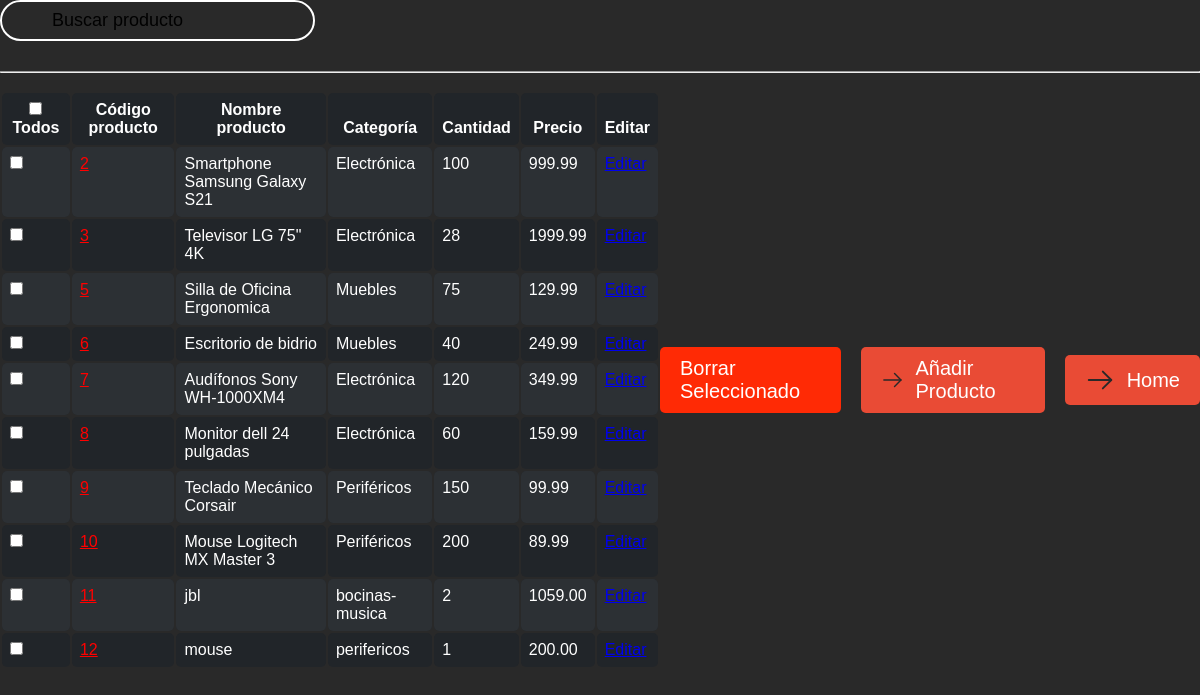
The page /pr.php on the database its author committed.
### tables this page shows
CREATE TABLE `productos` (
  `idProducto` int(11) NOT NULL,
  `nombre` varchar(255) NOT NULL,
  `categoria` varchar(255) NOT NULL,
  `cantidad` int(11) NOT NULL,
  `precio` decimal(10,2) NOT NULL,
  `tipo_producto` varchar(255) NOT NULL,
  `idProveedor` int(11) DEFAULT NULL
);

### pr.php (the view, shortened to what this page needs)
<!DOCTYPE html>
<html lang="es">
<head>
    <link rel="stylesheet" href="stilopr.css">
</head>
<body>
<?php
$conexion = mysqli_connect("localhost", "root", "", "inventario");
?>
<div class="container-fluid">
    <form class="d-flex">
        <input class="form-control me-2 light-table-filter" data-table="table_id" type="search"
               placeholder="Buscar producto" style="color: #1F37BD">
        <hr style="margin-top: 30px;">
    </form>
    <br>
</div>
<div class="table-container">
    <form method="POST" id="deleteForm" action="borrar.php">
        <table class="table table-striped table-dark table_id">
            <thead>
            <tr>
                <th><input type="checkbox" onclick="selectedCheckbox(this)"> Todos</th>
                <th>Código producto</th>
                <th>Nombre producto</th>
                <th>Categoría</th>
                <th>Cantidad</th>
                <th>Precio</th>
                <th>Editar</th>
            </tr>
            </thead>
            <tbody>
            <?php
            $SQL = "SELECT * FROM productos";
            $dato = mysqli_query($conexion, $SQL);
            if ($dato->num_rows > 0) {
                while ($fetch = mysqli_fetch_assoc($dato)) {
                    ?>
                    <tr>
                        <td><input type="checkbox" name="check[]" value="<?php echo $fetch['idProducto']; ?>"></td>
                        <td><a class="link" href="modifyproducts.php?c=<?php echo $fetch['idProducto']; ?>"><?php echo $fetch['idProducto']; ?></a></td>
                        <td><?php echo $fetch['nombre']; ?></td>
                        <td><?php echo $fetch['categoria']; ?></td>
                        <td><?php echo $fetch['cantidad']; ?></td>
                        <td><?php echo $fetch['precio']; ?></td>
                        <td><a href="modifyproducts.php?c=<?php echo $fetch['idProducto']; ?>">Editar</a></td>
                    </tr>
                    <?php
                }
            } else {
                ?>
                <tr class="text-center">
                    <td colspan="7">No existen registros</td>
                </tr>
                <?php
            }
            ?>
            </tbody>
        </table>
    </form>
    <a href="#" id="delete-btn" onclick="confirmDeletion()">
        Borrar Seleccionado
    </a>
    <a href="agregar/addproducts.php" id="btn">
        Añadir Producto
    </a>
    <a href="bienvenida.php" id="btn">
        Home
    </a>
</div>
</body>
</html>

### stilopr.css (style rules this page uses)
::placeholder { color: black; }
.link { color: #FF0000; }
.table > :not(caption) > * > * { padding: 0.5rem 0.5rem; background-color: var(--bs-table-bg); border-bottom-width: 1px; box-shadow: inset 0 0 0 9999px var(--bs-table-accent-bg); border-radius:5px; }
.table > tbody { vertical-align: inherit; }
.table > thead { vertical-align: bottom; }
.table > :not(:first-child) { border-top: 2px solid currentColor; }
.table-striped > tbody > tr:nth-of-type(odd) > * { --bs-table-accent-bg: var(--bs-table-striped-bg); color: var(--bs-table-striped-color); }
.table-dark { --bs-table-bg: #212529; --bs-table-striped-bg: #2c3034; --bs-table-striped-color: #fff; --bs-table-active-bg: #373b3e; --bs-table-active-color: #fff; --bs-table-hover-bg: #323539; --bs-table-hover-color: #fff; color: #fff; border-color: #373b3e; }
* { margin: 0; padding: 0; outline: 0; }
body { background-color: #1FBD94; }
input[type=search] { width: 315px; padding: 8px 20px 8px 50px; border:#fff solid 2px; font-size: 18px; border-radius: 25px; background-position: 2% 50%; background-repeat: no-repeat; background-size: 30px; background-image: url('search.svg'); background-color: transparent; transition: 0.5s all ease-in-out; filter: brightness(170%); }
input[type=search]:focus, input[type=search]:not(:placeholder-shown) { width: 380px; background-color: #fff; filter: brightness(100%); }
* { margin: 0; padding: 0; font-family: 'Nunito', sans-serif; }

### pr.php (style rules this page uses)
* { margin: 0; padding: 0; font-family: 'Nunito', sans-serif; }
body { background-color: #292929; }
.table-container { display: flex; justify-content: space-between; align-items: center; margin-bottom: 20px; }
.table-container .table { width: 100%; }
#btn { text-decoration: none; cursor: pointer; color: #fff; font-size: 20px; display: flex; justify-content: center; align-items: center; padding: 10px 20px; transition: 0.3s all ease; position: relative; background-color: #e94b35; border-radius: 5px; margin-left: 20px; }
#btn::before { position: absolute; content: ''; left: 0; z-index: -1; background-color: #fff; width: 38px; height: 38px; border-radius: 80px; transition: 0.3s all cubic-bezier(0.175, 0.885, 0.32, 1.275); }
#btn svg { width: 30px; height: 30px; margin-right: 12px; }
#delete-btn { text-decoration: none; cursor: pointer; color: #fff; font-size: 20px; display: flex; justify-content: center; align-items: center; padding: 10px 20px; transition: 0.3s all ease; position: relative; background-color: #ff2a05; border-radius: 5px; }

### rows shown on the page
productos: idProducto "2", nombre "Smartphone Samsung Galaxy S21", categoria "Electrónica", cantidad "100", precio "999.99"
productos: idProducto "3", nombre "Televisor LG 75\" 4K", categoria "Electrónica", cantidad "28", precio "1999.99"
productos: idProducto "5", nombre "Silla de Oficina Ergonomica", categoria "Muebles", cantidad "75", precio "129.99"
productos: idProducto "6", nombre "Escritorio de bidrio", categoria "Muebles", cantidad "40", precio "249.99"
productos: idProducto "7", nombre "Audífonos Sony WH-1000XM4", categoria "Electrónica", cantidad "120", precio "349.99"
productos: idProducto "8", nombre "Monitor dell 24 pulgadas", categoria "Electrónica", cantidad "60", precio "159.99"
productos: idProducto "9", nombre "Teclado Mecánico Corsair", categoria "Periféricos", cantidad "150", precio "99.99"
productos: idProducto "10", nombre "Mouse Logitech MX Master 3", categoria "Periféricos", cantidad "200", precio "89.99"
productos: idProducto "11", nombre "jbl", categoria "bocinas-musica", cantidad "2", precio "1059.00"
productos: idProducto "12", nombre "mouse", categoria "perifericos", cantidad "1", precio "200.00"
